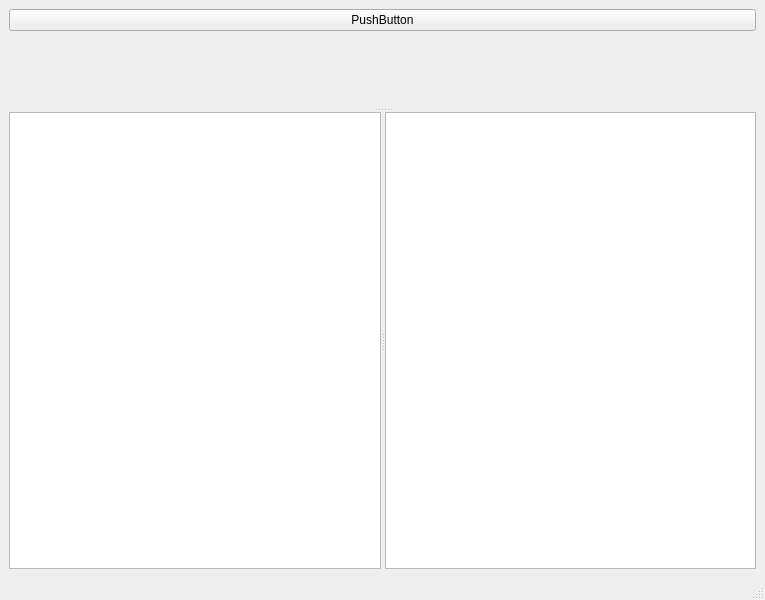
<?xml version="1.0" encoding="UTF-8"?>
<ui version="4.0">
 <class>MainWindow</class>
 <widget class="QMainWindow" name="MainWindow">
  <property name="geometry">
   <rect>
    <x>0</x>
    <y>0</y>
    <width>765</width>
    <height>600</height>
   </rect>
  </property>
  <property name="windowTitle">
   <string>MainWindow</string>
  </property>
  <widget class="QWidget" name="centralwidget">
   <layout class="QHBoxLayout" name="horizontalLayout">
    <item>
     <layout class="QVBoxLayout" name="verticalLayout">
      <item>
       <layout class="QHBoxLayout" name="hbox_ports"/>
      </item>
      <item>
       <widget class="QPushButton" name="pushButton">
        <property name="text">
         <string>PushButton</string>
        </property>
       </widget>
      </item>
      <item>
       <widget class="QSplitter" name="splitter_2">
        <property name="orientation">
         <enum>Qt::Vertical</enum>
        </property>
        <widget class="TableView" name="table_view" native="true"/>
        <widget class="QSplitter" name="splitter">
         <property name="orientation">
          <enum>Qt::Horizontal</enum>
         </property>
         <widget class="QPlainTextEdit" name="edit1"/>
         <widget class="QPlainTextEdit" name="edit2"/>
        </widget>
       </widget>
      </item>
     </layout>
    </item>
   </layout>
  </widget>
  <widget class="QStatusBar" name="statusbar"/>
 </widget>
 <customwidgets>
  <customwidget>
   <class>TableView</class>
   <extends>QWidget</extends>
   <header location="global">view/myview.h</header>
   <container>1</container>
  </customwidget>
 </customwidgets>
 <resources/>
 <connections/>
</ui>
